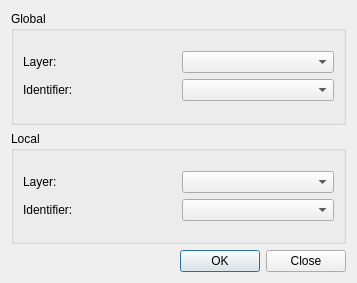
<?xml version="1.0" encoding="UTF-8"?>
<ui version="4.0">
 <class>Helmert2DDialogControlPoints</class>
 <widget class="QDialog" name="Helmert2DDialogControlPoints">
  <property name="windowModality">
   <enum>Qt::ApplicationModal</enum>
  </property>
  <property name="geometry">
   <rect>
    <x>0</x>
    <y>0</y>
    <width>357</width>
    <height>283</height>
   </rect>
  </property>
  <property name="windowTitle">
   <string>Identify control points</string>
  </property>
  <layout class="QGridLayout" name="gridLayout">
   <item row="2" column="0">
    <widget class="QDialogButtonBox" name="buttonBox">
     <property name="orientation">
      <enum>Qt::Horizontal</enum>
     </property>
     <property name="standardButtons">
      <set>QDialogButtonBox::Close|QDialogButtonBox::Ok</set>
     </property>
    </widget>
   </item>
   <item row="0" column="0">
    <widget class="QgsCollapsibleGroupBox" name="mGroupBox">
     <property name="title">
      <string>Global</string>
     </property>
     <layout class="QGridLayout" name="gridLayout_2">
      <item row="0" column="0">
       <layout class="QGridLayout" name="gridLayout_4">
        <item row="0" column="1">
         <widget class="QgsMapLayerComboBox" name="globalLayerCombo">
          <property name="filters">
           <set>QgsMapLayerProxyModel::PointLayer</set>
          </property>
         </widget>
        </item>
        <item row="0" column="0">
         <widget class="QLabel" name="label">
          <property name="text">
           <string>Layer: </string>
          </property>
         </widget>
        </item>
        <item row="1" column="1">
         <widget class="QgsFieldComboBox" name="globalFieldCombo"/>
        </item>
        <item row="1" column="0">
         <widget class="QLabel" name="label_2">
          <property name="text">
           <string>Identifier: </string>
          </property>
         </widget>
        </item>
       </layout>
      </item>
     </layout>
    </widget>
   </item>
   <item row="1" column="0">
    <widget class="QgsCollapsibleGroupBox" name="mGroupBox_2">
     <property name="title">
      <string>Local</string>
     </property>
     <layout class="QGridLayout" name="gridLayout_5">
      <item row="0" column="0">
       <layout class="QGridLayout" name="gridLayout_6">
        <item row="0" column="1">
         <widget class="QgsMapLayerComboBox" name="localLayerCombo">
          <property name="filters">
           <set>QgsMapLayerProxyModel::PointLayer</set>
          </property>
         </widget>
        </item>
        <item row="0" column="0">
         <widget class="QLabel" name="label_3">
          <property name="text">
           <string>Layer: </string>
          </property>
         </widget>
        </item>
        <item row="1" column="1">
         <widget class="QgsFieldComboBox" name="localFieldCombo"/>
        </item>
        <item row="1" column="0">
         <widget class="QLabel" name="label_4">
          <property name="text">
           <string>Identifier: </string>
          </property>
         </widget>
        </item>
       </layout>
      </item>
     </layout>
    </widget>
   </item>
  </layout>
 </widget>
 <customwidgets>
  <customwidget>
   <class>QgsCollapsibleGroupBox</class>
   <extends>QGroupBox</extends>
   <header>qgscollapsiblegroupbox.h</header>
   <container>1</container>
  </customwidget>
  <customwidget>
   <class>QgsFieldComboBox</class>
   <extends>QComboBox</extends>
   <header>qgsfieldcombobox.h</header>
  </customwidget>
  <customwidget>
   <class>QgsMapLayerComboBox</class>
   <extends>QComboBox</extends>
   <header>qgsmaplayercombobox.h</header>
  </customwidget>
 </customwidgets>
 <resources/>
 <connections>
  <connection>
   <sender>buttonBox</sender>
   <signal>accepted()</signal>
   <receiver>Helmert2DDialogControlPoints</receiver>
   <slot>accept()</slot>
   <hints>
    <hint type="sourcelabel">
     <x>248</x>
     <y>254</y>
    </hint>
    <hint type="destinationlabel">
     <x>157</x>
     <y>274</y>
    </hint>
   </hints>
  </connection>
  <connection>
   <sender>buttonBox</sender>
   <signal>rejected()</signal>
   <receiver>Helmert2DDialogControlPoints</receiver>
   <slot>reject()</slot>
   <hints>
    <hint type="sourcelabel">
     <x>316</x>
     <y>260</y>
    </hint>
    <hint type="destinationlabel">
     <x>286</x>
     <y>274</y>
    </hint>
   </hints>
  </connection>
 </connections>
</ui>
